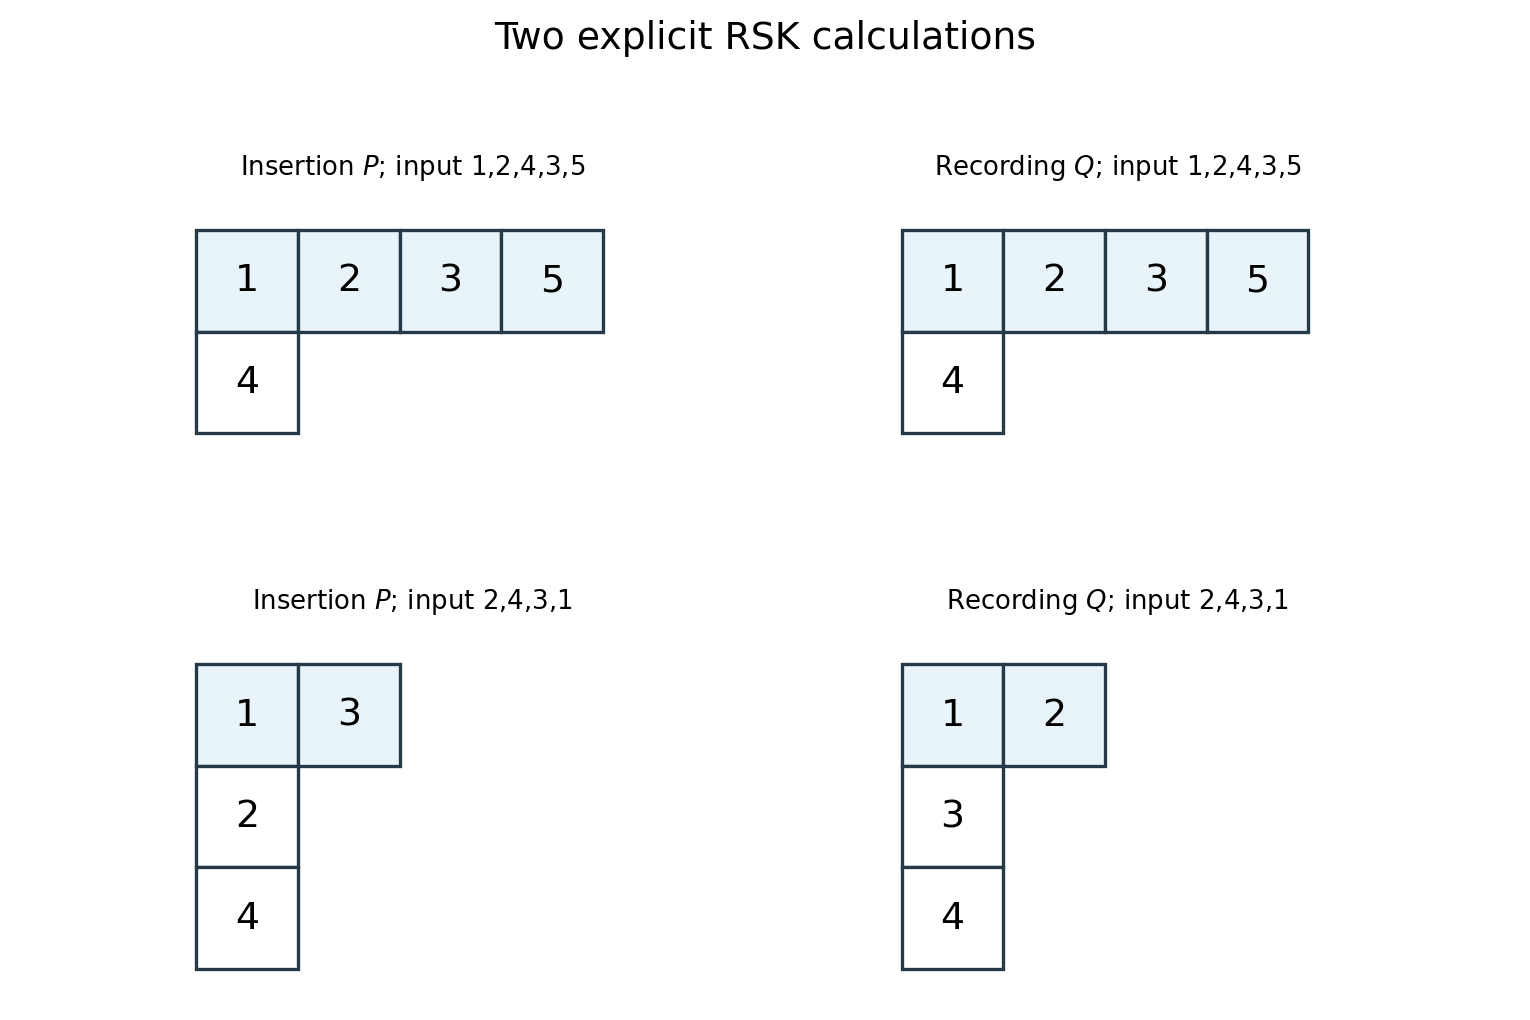

This chart was generated by the following Python code:
"""Original Young-tableau illustrations; Python 3.14 and Matplotlib 3.10.
Run in the desired output directory to write the PNG there.
"""
from pathlib import Path
import matplotlib.pyplot as plt
from matplotlib.patches import Rectangle
examples=[([1,2,4,3,5],[[1,2,3,5],[4]],[[1,2,3,5],[4]]),([2,4,3,1],[[1,3],[2],[4]],[[1,2],[3],[4]])]
fig,axes=plt.subplots(2,2,figsize=(9,6),facecolor='white')
for r,(word,P,Q) in enumerate(examples):
 for c,tableau in enumerate([P,Q]):
  ax=axes[r,c];ax.set_facecolor('white')
  for i,row in enumerate(tableau):
   for j,v in enumerate(row):
    ax.add_patch(Rectangle((j,-i-1),1,1,facecolor='#e9f3fa' if i==0 else 'white',edgecolor='#263946',lw=1.4))
    ax.text(j+.5,-i-.5,str(v),ha='center',va='center',fontsize=16)
  ax.set(xlim=(-.15,4.4),ylim=(-3.25,.4),aspect='equal');ax.axis('off')
  ax.set_title(('Insertion $P$' if c==0 else 'Recording $Q$')+'; input '+','.join(map(str,word)),fontsize=11)
fig.suptitle('Two explicit RSK calculations',fontsize=16)
fig.tight_layout(rect=(0,0,1,.94))
fig.savefig(Path.cwd()/'2011-rsk-examples.png',dpi=170,facecolor='white')
